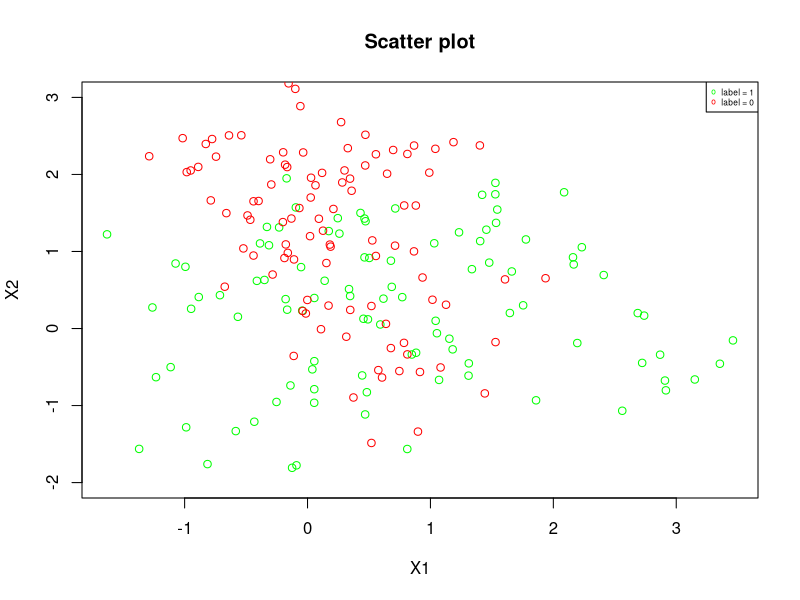

Write the R code that produced this figure. (Note: this script raises an error after producing the figure.)
#hw-3 , question-5 

library(MASS)

#generate ten centers, which are treated as fixed parameters
Sig <- matrix(c(1,0,0,1),nrow=2)
seed_center <- 16
set.seed(seed_center)
center_green <- mvrnorm(n=10,c(1,0),Sig)
center_red <- mvrnorm(n=10,c(0,1),Sig)
##define a function "gendata2" first
gendata2 <-function(n,mu1,mu2,Sig1,Sig2,myseed)
{
  set.seed(myseed)
  mean1 <- mu1[sample(1:10,n,replace=T),]
  mean2 <- mu2[sample(1:10,n,replace=T),]
  green <- matrix(0,ncol=2,nrow=n)
  red <- matrix(0,ncol=2,nrow=n)
  for(i in 1:n){
    green[i,] <- mvrnorm(1,mean1[i,],Sig1)
    red[i,] <- mvrnorm(1,mean2[i,],Sig2)
  }
  x <- rbind(green,red)
  return(x)
}


#generate the training set
seed_train <- 2000
ntrain <- 100
train2 <- gendata2(ntrain,center_green,center_red,Sig/5,Sig/5,seed_train)
ytrain <- c(rep(1,ntrain),rep(0,ntrain))
train2
ytrain

colnames(train2) = c("X1","X2")

plot(train2[ytrain == 1, "X1"] , train2[ytrain == 1, "X2"],
     xlab='X1',ylab='X2',col="green", ylim = c(-2,3))
par(new=TRUE)
points(train2[ytrain == 0, "X1"] ,train2[ytrain == 0, "X2"],
       col="red")
title('Scatter plot')
legend("topright",cex=0.5,legend=c("label = 1","label = 0"), 
       col=c("green","red"), pch = c("o","o"))


#generate the test set
seed_test <- 2014
ntest <- 500
test2 <- gendata2(ntest,center_green,center_red,Sig/5,Sig/5,seed_test)
ytest <- c(rep(1,ntest),rep(0,ntest))
colnames(test2) = c("X1","X2")

test2
ytest

write.csv(test_data, file = "MyData.csv")



